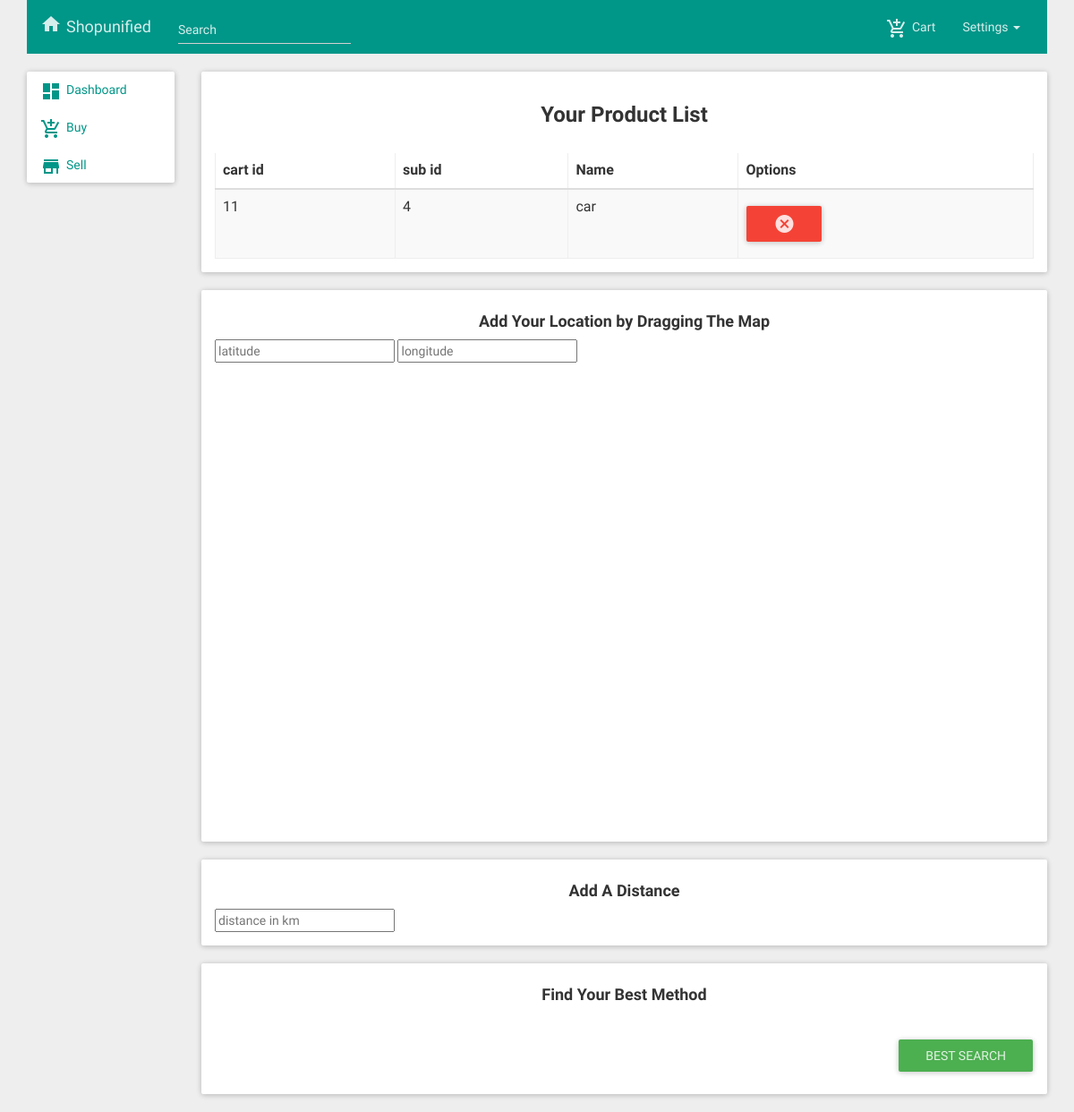
The page /cart.php (signed in) on the database its author committed.
### tables this page shows
CREATE TABLE `cart` (
  `cart_id` bigint(20) NOT NULL,
  `user_id` bigint(20) NOT NULL,
  `sub_cat_id` bigint(20) NOT NULL,
  `sub_cat_name` varchar(100) NOT NULL
);

### cart.php (the view, shortened to what this page needs)
<html>
  <head>
       <link href="css/bootstrap.css" rel="stylesheet">
       <link href="css/roboto.min.css" rel="stylesheet">
       <link href="css/material.css" rel="stylesheet">
       <link href="css/ripples.min.css" rel="stylesheet">
  </head>
  <body>
<div class="container">
  	<?php include 'header.php' ;?>
	<div class="row">
             <div class="col-sm-2">
            <?php  include 'sidebar.php';?>
          	  </div>
           <div class="col-sm-10">
					<div class="panel panel-body">
					<h3><p class="text-center"><strong>Your Product List </strong></p></h3></br>
						<?php
  						$query="SELECT * FROM cart WHERE user_id = '$_SESSION[id]'";
    			 			$result=mysql_query($query);
     							echo '<table class="table table-striped table-hover table-responsive" border="1">';
     							echo "<thead>";
     							echo "<th>cart id</th>";
    					 		echo "<th>sub id</th>";
     							echo "<th> Name</th>";
     							echo "<th>Options</th>";
     							echo "</thead>";
     							echo '<tbody>';
     								while ($row = mysql_fetch_array($result)){
       							echo "<tr>";
       							echo "<td>",$row['cart_id'],"</td>";
       							echo "<td>",$row['sub_cat_id'],"</td>";
								echo "<td>",$row['sub_cat_name'],"</td>";
								echo '<td><a href="cart.php?did=',$row['cart_id'],'" class="btn btn-danger btn-raised"><i class="mdi-navigation-cancel"></i></a></td>';
       							echo "</tr>";
     								}
     							echo '</tbody>';
    							echo '</table>';
					 ?>
           			</div>
  						<form name="form1" method="post"  enctype="multipart/form-data" action="validate_algoritham.php" >
					<div class="panel panel-body panel-primary">
					<h4><p class="text-center"><strong>Add Your Location by Dragging The Map</strong></p></h4>
					                    	  	<input name="latitude" type="text" id="latitude" placeholder="latitude">
 													<input name="longitude" type="text" id="longitude" placeholder="longitude">
						 <div id="map" style="width:100%; height:500px"></div>
					</div>
      					<div class="panel panel-body panel-primary">
					<h4><p class="text-center"><strong>Add A Distance </strong></p></h4>
					     <input name="km" type="number" id="km" placeholder="distance in km">
					</div>
      					<div class="panel panel-body panel-primary">
      					<h4><p class="text-center"><strong>Find Your Best Method </strong></p></h4>
						  <input type="submit" value="Best search" name="best" class="btn btn-raised btn-success" style="float:right" />

### rows shown on the page
cart: cart_id "11", sub_cat "4", sub_cat_name "car"
